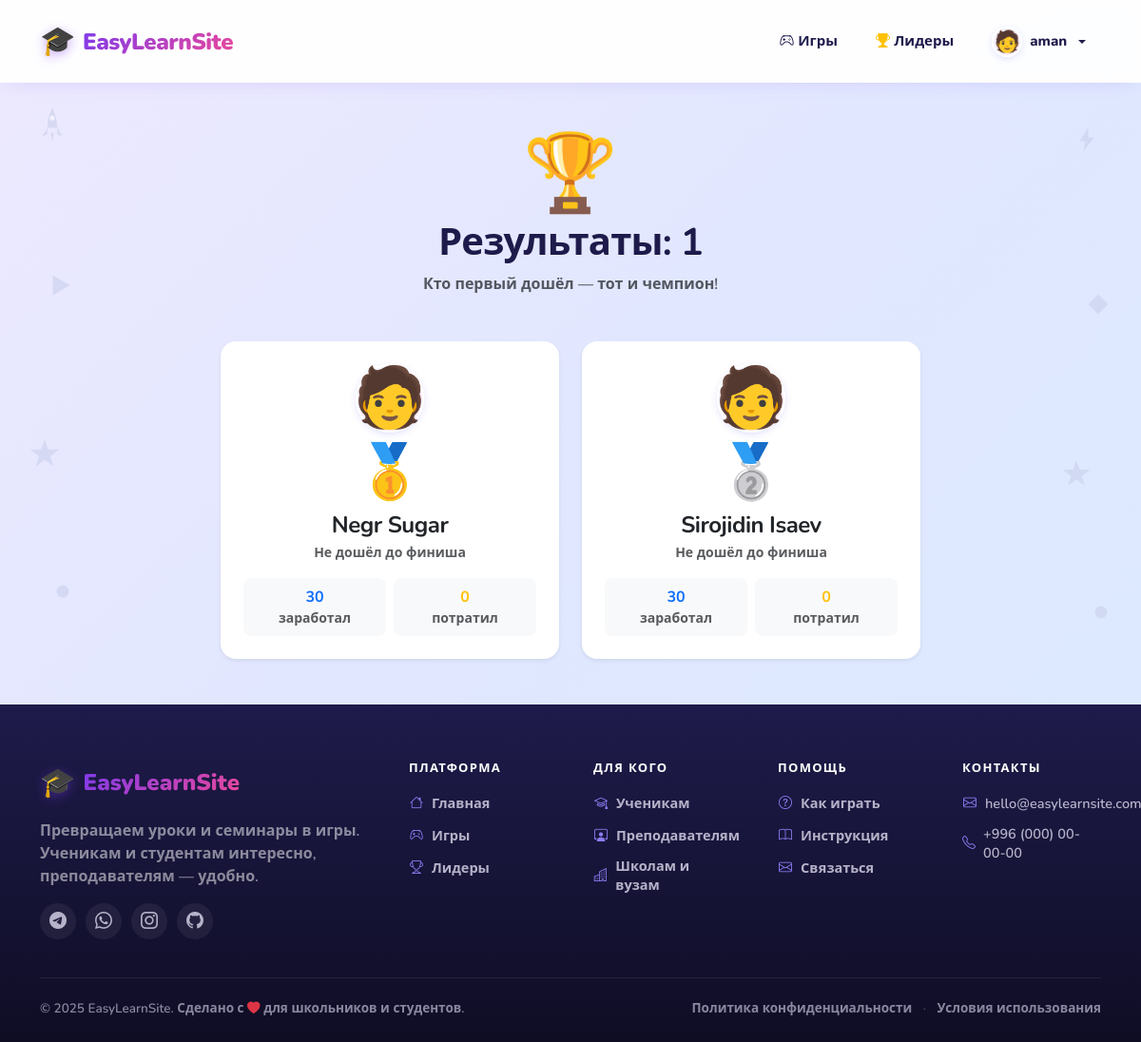
/games/13/results/ (signed in), run on the app's committed database.
### accounts/models.py (models this page shows, shortened)
class User(AbstractUser):
    ROLE_CHOICES = (
        ('teacher', 'Учитель'),
        ('student', 'Ученик'),
    )
    role = models.CharField('Роль', max_length=10, choices=ROLE_CHOICES)
    grade = models.PositiveSmallIntegerField('Класс (1-4)', null=True, blank=True)
    school_class = models.ForeignKey(
        'SchoolClass',
        null=True, blank=True,
        on_delete=models.SET_NULL,
        related_name='students',
        verbose_name='Школьный класс'
    )
    avatar_emoji = models.CharField(
        'Эмодзи-аватар', max_length=10, blank=True, default='🧑'
    )
    avatar = models.ImageField(
        'Своя аватарка', upload_to='avatars/', null=True, blank=True
    )
    def is_teacher(self):
        return self.role == 'teacher'

### games/models.py (models this page shows, shortened)
class Game(models.Model):
    STATUS_CHOICES = (
        ('waiting', 'Ожидание'),
        ('quiz', 'Квиз идёт'),
        ('maze', 'Лабиринт'),
        ('finished', 'Завершена'),
    )
    title = models.CharField('Название', max_length=200)
    school_class = models.ForeignKey(
        'accounts.SchoolClass', on_delete=models.CASCADE,
        related_name='games', verbose_name='Класс'
    )
    created_by = models.ForeignKey(
        settings.AUTH_USER_MODEL, on_delete=models.CASCADE,
        related_name='created_games', verbose_name='Автор'
    )
    pin_code = models.CharField('PIN-код', max_length=4, unique=True, blank=True)
    status = models.CharField('Статус', max_length=10, choices=STATUS_CHOICES, default='waiting')
    is_active = models.BooleanField('Активна', default=False)
    started_at = models.DateTimeField('Начало', null=True, blank=True)
    created_at = models.DateTimeField('Создана', auto_now_add=True)
    class Meta:
        verbose_name = 'Игра'
        verbose_name_plural = 'Игры'
        ordering = ['-created_at']

### games/views.py (the view)
# urls.py: path('<int:game_id>/results/', views.game_results, name='results'),
@login_required
def game_results(request, game_id):
    game = get_object_or_404(Game, pk=game_id)
    sessions = game.sessions.all()
    sessions = sorted(
        sessions,
        key=lambda s: (-s.total_score, s.finished_at or timezone.now())
    )
    ranked = []
    for i, s in enumerate(sessions, start=1):
        ranked.append({
            'place': i,
            'student': s.student,
            'quiz_score': s.quiz_score,
            'maze_bonus': s.maze_bonus,
            'total_score': s.total_score,
            'spent': s.spent_points,
            'remaining': s.remaining_points,
            'finished_at': s.finished_at,
            'is_finished': s.is_finished,
        })
    return render(request, 'games/results.html', {'game': game, 'ranked': ranked})

### templates/games/results.html (shortened to what this page needs)
{% extends "base.html" %}
{% block content %}
<div class="container py-5">
    <div class="text-center mb-5">
        <div class="display-1">🏆</div>
        <h1 class="fw-bold">Результаты: {{ game.title }}</h1>
        <p class="text-muted">Кто первый дошёл — тот и чемпион!</p>
    </div>
    <div class="row g-4 justify-content-center">
        {% for r in ranked %}
            <div class="col-md-6 col-lg-4">
                <div class="card border-0 shadow-sm rounded-4 h-100 {% if r.place == 1 %}border-warning border-3{% endif %}">
                    <div class="card-body p-4 text-center">
                        <div class="mb-2">
                            {% include 'includes/avatar.html' with user=r.student size=72 %}
                        </div>
                        {% if r.place == 1 %}
                            <div class="display-4">🥇</div>
                        {% elif r.place == 2 %}
                            <div class="display-4">🥈</div>
                        {% elif r.place == 3 %}
                            <div class="display-4">🥉</div>
                        {% else %}
                            <div class="display-4">🎮</div>
                        {% endif %}
                        <h4 class="fw-bold mb-1 mt-2">
                            {{ r.student.get_full_name|default:r.student.username }}
                        </h4>
                        {% if r.is_finished %}
                            <p class="text-success small mb-3">
                                <i class="bi bi-check-circle-fill"></i> Финишировал
                            </p>
                        {% else %}
                            <p class="text-muted small mb-3">Не дошёл до финиша</p>
                        {% endif %}
                        <div class="row text-center g-2">
                            <div class="col-6">
                                <div class="bg-light rounded-3 p-2">
                                    <div class="fw-bold text-primary">{{ r.quiz_score }}</div>
                                    <div class="small text-muted">заработал</div>
                                </div>
                            </div>
                            <div class="col-6">
                                <div class="bg-light rounded-3 p-2">
                                    <div class="fw-bold text-warning">{{ r.spent }}</div>
                                    <div class="small text-muted">потратил</div>
                                </div>
                            </div>
                        </div>
                    </div>
                </div>
            </div>
        {% empty %}
            <p class="text-muted text-center">Пока никто не играл</p>
        {% endfor %}
    </div>
</div>
{% endblock %}

### templates/base.html (shortened to what this page needs)
{% load static %}
<!DOCTYPE html>
<html lang="ru">
<head>
    <link href="https://cdn.jsdelivr.net/npm/bootstrap@5.3.3/dist/css/bootstrap.min.css" rel="stylesheet">
    <link href="https://cdn.jsdelivr.net/npm/bootstrap-icons@1.11.3/font/bootstrap-icons.css" rel="stylesheet">
    <link rel="stylesheet" href="{% static 'css/style.css' %}">
</head>
<body>
<div class="side-decor side-decor--left" aria-hidden="true">
    <svg class="d2" viewBox="0 0 40 40" xmlns="http://www.w3.org/2000/svg">
        <path d="M10 6 L34 20 L10 34 Z" fill="#c7cdea"/>
    </svg>
    <svg class="d3" viewBox="0 0 40 40" xmlns="http://www.w3.org/2000/svg">
        <path d="M20 3 L24.5 15 L38 15 L27 23.5 L31 36 L20 28 L9 36 L13 23.5 L2 15 L15.5 15 Z" fill="#c7cdea"/>
    </svg>
    <svg class="d4" viewBox="0 0 40 40" xmlns="http://www.w3.org/2000/svg">
        <circle cx="20" cy="20" r="16" fill="#c7cdea"/>
    </svg>
    <svg class="d5" viewBox="0 0 40 40" xmlns="http://www.w3.org/2000/svg">
        <path d="M20 4 L36 20 L20 36 L4 20 Z" fill="#c7cdea"/>
    </svg>
    <svg class="d6" viewBox="0 0 40 40" xmlns="http://www.w3.org/2000/svg">
        <path d="M22 3 L10 22 L18 22 L15 37 L30 17 L22 17 Z" fill="#c7cdea"/>
    </svg>
</div>
<div class="side-decor side-decor--right" aria-hidden="true">
    <svg class="d1" viewBox="0 0 40 40" xmlns="http://www.w3.org/2000/svg">
        <path d="M22 3 L10 22 L18 22 L15 37 L30 17 L22 17 Z" fill="#c7cdea"/>
    </svg>
    <svg class="d2" viewBox="0 0 40 40" xmlns="http://www.w3.org/2000/svg">
        <path d="M20 4 L36 20 L20 36 L4 20 Z" fill="#c7cdea"/>
    </svg>
    <svg class="d3" viewBox="0 0 40 40" xmlns="http://www.w3.org/2000/svg">
        <path d="M20 3 L24.5 15 L38 15 L27 23.5 L31 36 L20 28 L9 36 L13 23.5 L2 15 L15.5 15 Z" fill="#c7cdea"/>
    </svg>
    <svg class="d4" viewBox="0 0 40 40" xmlns="http://www.w3.org/2000/svg">
        <circle cx="20" cy="20" r="16" fill="#c7cdea"/>
    </svg>
    <svg class="d6" viewBox="0 0 40 40" xmlns="http://www.w3.org/2000/svg">
        <path d="M30 6 L6 20 L30 34 Z" fill="#c7cdea"/>
    </svg>
</div>
<nav class="navbar navbar-expand-lg navbar-light bg-white shadow-sm sticky-top">
    <div class="container">
        <a class="navbar-brand fw-bold d-flex align-items-center gap-2" href="/">
            <span class="brand-icon">🎓</span>
            <span class="brand-text">EasyLearnSite</span>
        </a>
        <div class="collapse navbar-collapse" id="mainNav">
            <ul class="navbar-nav ms-auto align-items-lg-center gap-lg-2">
                {% if user.is_authenticated %}
                    <li class="nav-item">
                        <a class="nav-link" href="{% url 'games:list' %}">
                            <i class="bi bi-controller"></i> Игры
                        </a>
                    </li>
                    <li class="nav-item">
                        <a class="nav-link" href="{% url 'scores:leaderboard' %}">
                            <i class="bi bi-trophy-fill text-warning"></i> Лидеры
                        </a>
                    </li>
                    <li class="nav-item dropdown">
                        <a class="nav-link dropdown-toggle d-flex align-items-center gap-2" href="#" role="button" data-bs-toggle="dropdown">
                            {% include 'includes/avatar.html' with user=user size=32 %}
                            <span>{{ user.get_full_name|default:user.username }}</span>
                        </a>
                    </li>
                {% endif %}
            </ul>
        </div>
    </div>
</nav>
<main>
    {% block content %}{% endblock %}
</main>
<footer class="site-footer">
    <div class="container">
        <div class="row g-5">
            <div class="col-lg-4">
                <div class="d-flex align-items-center gap-2 mb-3">
                    <span class="brand-icon">🎓</span>
                    <span class="brand-text text-white">EasyLearnSite</span>
                </div>
                <p class="text-white-50 mb-3">
                    Превращаем уроки и семинары в игры. Ученикам и студентам интересно,
                    преподавателям — удобно.
                </p>
                <div class="footer-socials">
                    <a href="#" title="Telegram"><i class="bi bi-telegram"></i></a>
                    <a href="#" title="WhatsApp"><i class="bi bi-whatsapp"></i></a>
                    <a href="#" title="Instagram"><i class="bi bi-instagram"></i></a>
                    <a href="#" title="GitHub"><i class="bi bi-github"></i></a>
                </div>
            </div>
            <div class="col-6 col-lg-2">
                <h6 class="footer-heading">Платформа</h6>
                <ul class="list-unstyled footer-links">
                    <li><a href="/"><i class="bi bi-house"></i> Главная</a></li>
                    <li><a href="{% url 'games:list' %}"><i class="bi bi-controller"></i> Игры</a></li>
                    <li><a href="{% url 'scores:leaderboard' %}"><i class="bi bi-trophy"></i> Лидеры</a></li>
                </ul>
            </div>
            <div class="col-6 col-lg-2">
                <h6 class="footer-heading">Для кого</h6>
                <ul class="list-unstyled footer-links">
                    <li><a href="{% url 'accounts:signup' %}?role=student"><i class="bi bi-mortarboard"></i> Ученикам</a></li>
                    <li><a href="{% url 'accounts:signup' %}?role=teacher"><i class="bi bi-person-workspace"></i> Преподавателям</a></li>
                    <li><a href="#"><i class="bi bi-buildings"></i> Школам и вузам</a></li>
                </ul>
            </div>
            <div class="col-6 col-lg-2">
                <h6 class="footer-heading">Помощь</h6>
                <ul class="list-unstyled footer-links">
                    <li><a href="#"><i class="bi bi-question-circle"></i> Как играть</a></li>
                    <li><a href="#"><i class="bi bi-book"></i> Инструкция</a></li>
                    <li><a href="#"><i class="bi bi-envelope"></i> Связаться</a></li>
                </ul>
            </div>
            <div class="col-6 col-lg-2">
                <h6 class="footer-heading">Контакты</h6>
                <ul class="list-unstyled footer-links">
                    <li>
                        <a href="mailto:hello@easylearnsite.com">
                            <i class="bi bi-envelope"></i> hello@easylearnsite.com
                        </a>
                    </li>
                    <li>
                        <a href="tel:+996000000000">
                            <i class="bi bi-telephone"></i> +996 (000) 00-00-00
                        </a>
                    </li>
                </ul>
            </div>
        </div>
        <hr class="footer-divider">
        <div class="footer-bottom">
            <div class="row align-items-center g-2">
                <div class="col-md-6 text-center text-md-start">
                    © 2025 EasyLearnSite. Сделано с
                    <i class="bi bi-heart-fill text-danger"></i>
                    для школьников и студентов.
                </div>
                <div class="col-md-6 text-center text-md-end">
                    <a href="#" class="footer-bottom-link">Политика конфиденциальности</a>
                    <span class="footer-dot">·</span>
                    <a href="#" class="footer-bottom-link">Условия использования</a>
                </div>
            </div>
        </div>
    </div>
</footer>
</body>
</html>

### templates/includes/avatar.html (shortened to what this page needs)
{% if user.avatar %}
    <img src="{{ user.avatar.url }}"
         alt="{{ user.username }}"
         class="{{ css_class|default:'' }}"
         style="width: {{ size|default:40 }}px;
                height: {{ size|default:40 }}px;
                border-radius: 50%;
                object-fit: cover;
                flex-shrink: 0;
                display: inline-block;
                vertical-align: middle;
                border: 2px solid #fff;
                box-shadow: 0 2px 8px -2px rgba(99,102,241,0.3);
                overflow: hidden;">
{% else %}
    <span class="{{ css_class|default:'' }}"
          style="display: inline-flex;
                 align-items: center;
                 justify-content: center;
                 width: {{ size|default:40 }}px;
                 height: {{ size|default:40 }}px;
                 font-size: {{ size|default:40|add:"-10" }}px;
                 line-height: 1;
                 border-radius: 50%;
                 background: linear-gradient(135deg, #eef2ff, #fce7f3);
                 flex-shrink: 0;
                 border: 2px solid #fff;
                 box-shadow: 0 2px 8px -2px rgba(99,102,241,0.3);">
        {{ user.avatar_emoji|default:"🧑" }}
    </span>
{% endif %}

### data on the page
User: avatar_emoji "🧑", get_full_name "aman"
Game: title "1"
User: {{ size|default:40 }} 72 (drawn), avatar_emoji "🧑", student.get_full_name "Negr Sugar", quiz_score "30", spent "0"
User: {{ size|default:40 }} 72 (drawn), avatar_emoji "🧑", student.get_full_name "Sirojidin Isaev", quiz_score "30", spent "0"
